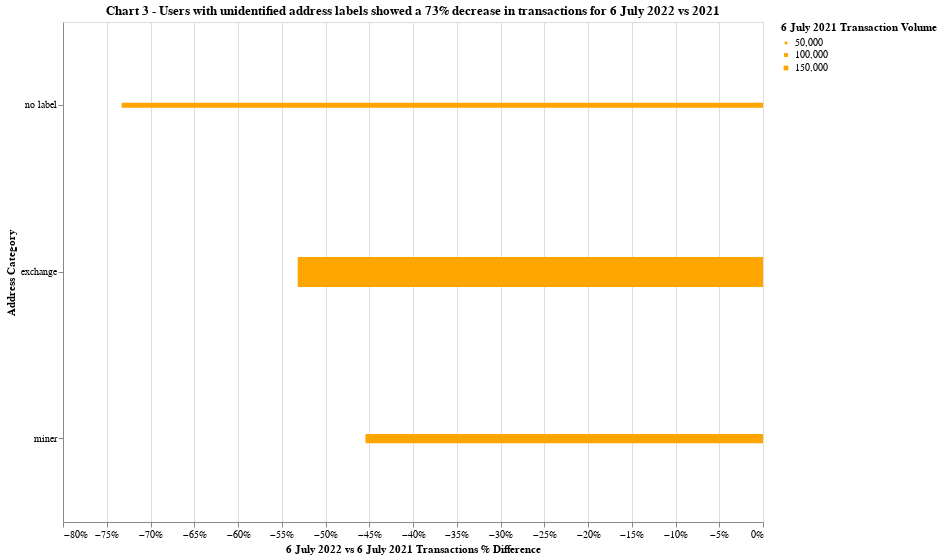

Source (notebook cell):
### Markdown cell above
### Chart 3: Year-Over-Year by Address Category 6 July 2022 vs 6 July 2021
[Back to Summary](https://interuniverse.github.io/scratching-the-surface/2022/07/25/ethereum-txn-eda.html#Summary)

### Code cell
#collapse
alt.Chart(df_agg_category_pivot.reset_index()).mark_bar().encode(
    x=alt.X('total_transactions_pct_diff:Q', title='6 July 2022 vs 6 July 2021 Transactions % Difference', axis=alt.Axis(format='%')),
    y=alt.Y('address_category', sort='x', title='Address Category'),
    size=alt.Size('total_transactions_2021:Q', title='6 July 2021 Transaction Volume', scale=alt.Scale(range=[0,30])),
    color=alt.condition(
        alt.datum.total_transactions_pct_diff > 0,
        alt.value("steelblue"),
        alt.value("orange")),
    tooltip=[alt.Tooltip('address_category', title='Address Category'),
             alt.Tooltip('total_transactions_pct_diff', title='6 July 2022 vs 2021 % Diff', format='.2%'), 
             alt.Tooltip('total_transactions_2022', format=',', title='6 July 2022 Transactions'),
             alt.Tooltip('total_transactions_2021', format=',', title='6 July 2021 Transactions')]
).properties(
    height=500,
    width=700,
    title='Chart 3 - Users with unidentified address labels showed a 73% decrease in transactions for 6 July 2022 vs 2021'
)

### Figure 1 — Vega-Lite specification as saved in the notebook (floating-point values rounded to 4 significant figures)
{"config": {"view": {"continuousWidth": 400, "continuousHeight": 300}}, "data": {"name": "data-5956c033663e8be6ff0e7d746a9913e7"}, "mark": "bar", "encoding": {"color": {"condition": {"value": "steelblue", "test": "(datum.total_transactions_pct_diff > 0)"}, "value": "orange"}, "size": {"field": "total_transactions_2021", "scale": {"range": [0, 30]}, "title": "6 July 2021 Transaction Volume", "type": "quantitative"}, "tooltip": [{"field": "address_category", "title": "Address Category", "type": "nominal"}, {"field": "total_transactions_pct_diff", "format": ".2%", "title": "6 July 2022 vs 2021 % Diff", "type": "quantitative"}, {"field": "total_transactions_2022", "format": ",", "title": "6 July 2022 Transactions", "type": "quantitative"}, {"field": "total_transactions_2021", "format": ",", "title": "6 July 2021 Transactions", "type": "quantitative"}], "x": {"axis": {"format": "%"}, "field": "total_transactions_pct_diff", "title": "6 July 2022 vs 6 July 2021 Transactions % Difference", "type": "quantitative"}, "y": {"field": "address_category", "sort": "x", "title": "Address Category", "type": "nominal"}}, "height": 500, "title": "Chart 3 - Users with unidentified address labels showed a 73% decrease in transactions for 6 July 2022 vs 2021", "width": 700, "$schema": "https://vega.github.io/schema/vega-lite/v4.17.0.json", "datasets": {"data-5956c033663e8be6ff0e7d746a9913e7": [{"address_category": "exchange", "total_transactions_2021": 197613, "total_transactions_2022": 92530, "total_value_eth_2021": 472900.0, "total_value_eth_2022": 312400.0, "total_transactions_pct_diff": -0.5318, "total_value_eth_pct_diff": -0.3395, "value_per_transaction_2021": 2.393, "value_per_transaction_2022": 3.376, "value_per_txn_pct_diff": 0.4105}, {"address_category": "miner", "total_transactions_2021": 61600, "total_transactions_2022": 33617, "total_value_eth_2021": 13330.0, "total_value_eth_2022": 8291.0, "total_transactions_pct_diff": -0.4543, "total_value_eth_pct_diff": -0.3781, "value_per_transaction_2021": 0.2164, "value_per_transaction_2022": 0.2466, "value_per_txn_pct_diff": 0.1395}, {"address_category": "no label", "total_transactions_2021": 33066, "total_transactions_2022": 8829, "total_value_eth_2021": 1889.0, "total_value_eth_2022": 2043.0, "total_transactions_pct_diff": -0.733, "total_value_eth_pct_diff": 0.08175, "value_per_transaction_2021": 0.05712, "value_per_transaction_2022": 0.2314, "value_per_txn_pct_diff": 3.051}]}}
